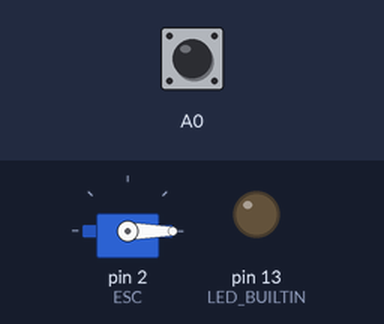
The sketch below on a simulated Arduino Uno, built with avr-gcc and run on an emulated ATmega328P. On the bench: servo, output pins drawn as LEDs (lit = HIGH). Dashed ring = blinking. Inputs (shaded band) come from the test bench; at power-on: A0 LOW. Random numbers use the default seed unless the sketch sets one.

Above: at 5.2 s.
5.3 s: A0 driven HIGH
At 5.45 s:
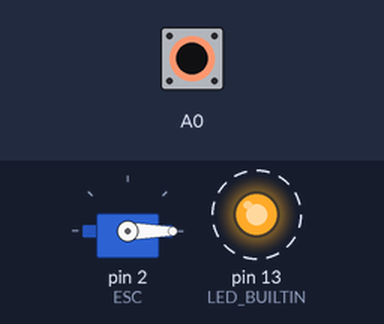
At 6.95 s:
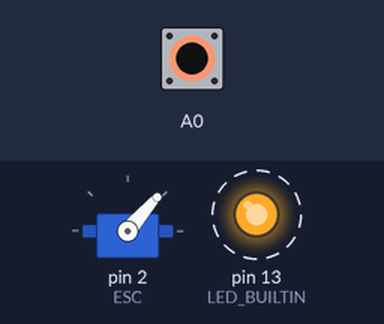
8.3 s: A0 driven LOW
9.8 s: A0 pulsed HIGH 2 times (0.12 s each, 0.3 s apart)
At 10.4 s:
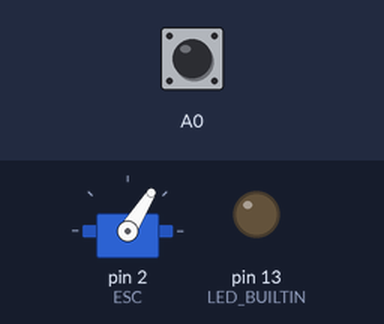
Timing chart, 0 to 19.4 s (numbered marks = the images above; inputs shaded):
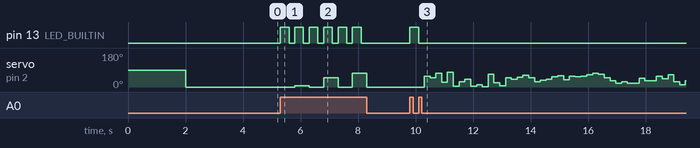

The sketch:

ESC_Test.ino
```cpp
/*
        Arduino Brushless Motor Control
     by Dejan, https://howtomechatronics.com
*/

#include <Servo.h>

Servo ESC;     // create servo object to control the ESC

int potValue;  // value from the analog pin

bool trigger = false;

void setup() {

  pinMode(A0, INPUT);
  pinMode(LED_BUILTIN, OUTPUT);

  // Attach the ESC on pin 9
  ESC.attach(2,1000,2000); // (pin, min pulse width, max pulse width in microseconds)
  delay(2000);
  ESC.write(0);
  delay(2000);
  ESC.write(180);
}

void loop() {

  if (digitalRead(A0)){
    digitalWrite(LED_BUILTIN, HIGH); // turn the LED on (HIGH is the voltage level)
    delay(300); // wait for a second
    digitalWrite(LED_BUILTIN, LOW);
    trigger = !trigger;
    delay(200);
  }

  if (trigger){
    int randomNumber = random(0 , 80);

    ESC.write(randomNumber);


    for (int i = 0; i < 200; i++){
      delay(1);
      if (digitalRead(A0)){
        break;
      }
    }
  }

  if (!trigger){
    ESC.write(0);
  }

}
```

Measured:
- after the input at 5.3 s, pin 13 (LED_BUILTIN): alternates HIGH for 0.30 s and LOW for 0.20 s, starting at once; servo on pin 2 (ESC): 0° → 7° after 0.50 s, → 0° 0.50 s later, → 49° 0.50 s later, → 0° 0.50 s later, … (5 changes in this stretch)
- after the input at 9.8 s, pin 13 (LED_BUILTIN): LOW → HIGH at once, → LOW 0.30 s later; servo on pin 2 (ESC): 0° → 58° after 0.50 s, → 50° 0.20 s later, → 72° 0.20 s later, → 24° 0.20 s later, … (46 changes in this stretch)
